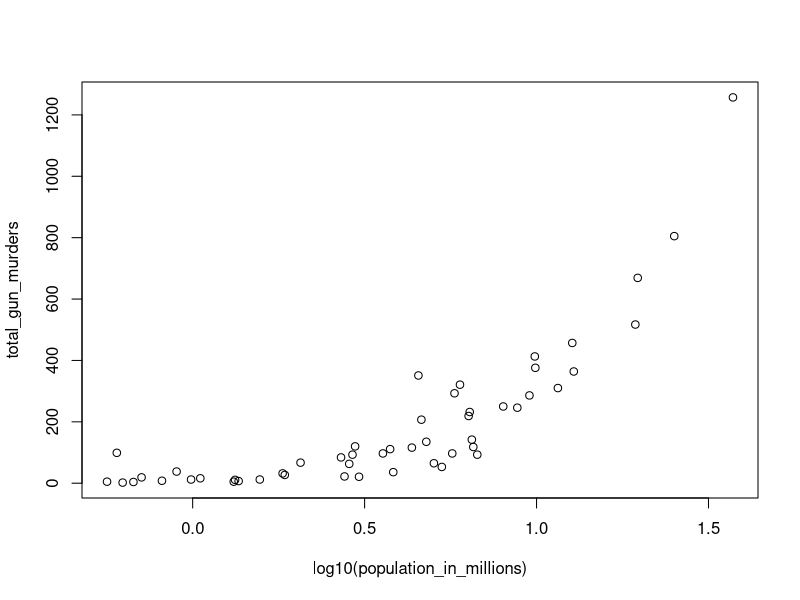
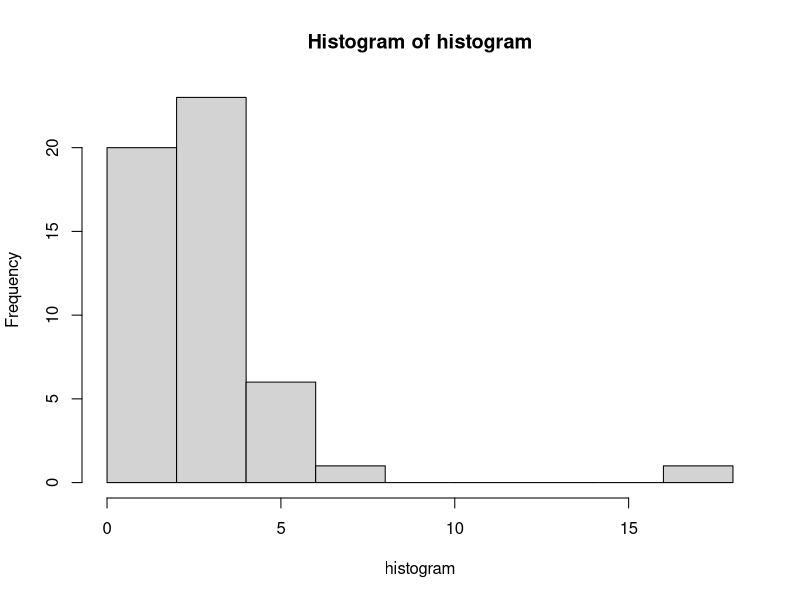
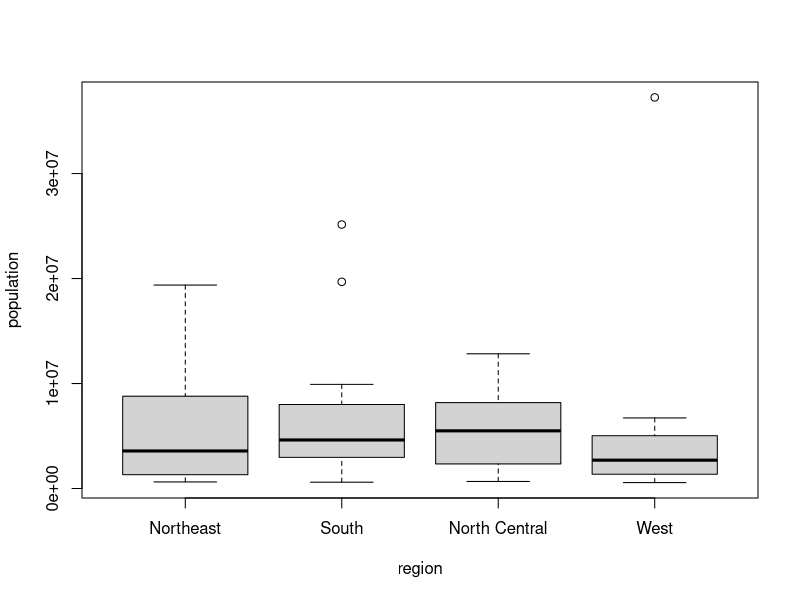

Recreate these plots in R, in order.
## ---- chunk 1
knitr::opts_chunk$set(echo = TRUE)
## ---- chunk 2
library(dslabs)
data("murders")
## ---- chunk 3
pop <- murders$population
pop
## ---- chunk 4
popUrut <- sort(pop)
## ---- chunk 5
popUrut[1]
## ---- chunk 6
pop
order(pop)
## ---- chunk 7
popUrutMin <- which.min(murders$population)
popUrutMin
## ---- chunk 8
murders$state[popUrutMin]
## ---- chunk 9
ranks <- rank(murders$population)
my_df <- data.frame(Nama = murders$state, Ranking = ranks)
head(my_df)
## ---- chunk 10
ranks <- rank(murders$population)
my_df <- data.frame(Nama = murders$state, Ranking = ranks)
ind <- order(my_df$Ranking)
my_df$Nama[ind]
## ---- chunk 11
population_in_millions <- murders$population/10^6 
total_gun_murders <- murders$total 
plot(log10(population_in_millions), total_gun_murders)
## ---- chunk 12
histogram <- with(murders, total / population * 100000) 
hist(histogram)
## ---- chunk 13
boxplot(population~region, data = murders)
